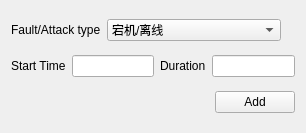
<?xml version="1.0" encoding="UTF-8"?>
<ui version="4.0">
 <class>FATestWidget</class>
 <widget class="QWidget" name="FATestWidget">
  <property name="geometry">
   <rect>
    <x>0</x>
    <y>0</y>
    <width>306</width>
    <height>133</height>
   </rect>
  </property>
  <property name="windowTitle">
   <string>FATestWidget</string>
  </property>
  <layout class="QHBoxLayout" name="horizontalLayout_4">
   <item>
    <layout class="QVBoxLayout" name="verticalLayout">
     <item>
      <layout class="QHBoxLayout" name="horizontalLayout_2">
       <item>
        <widget class="QLabel" name="label">
         <property name="text">
          <string>Fault/Attack type</string>
         </property>
        </widget>
       </item>
       <item>
        <widget class="QComboBox" name="comboBox">
         <item>
          <property name="text">
           <string>宕机/离线</string>
          </property>
         </item>
         <item>
          <property name="text">
           <string>成为主节点时广播错误信息</string>
          </property>
         </item>
         <item>
          <property name="text">
           <string>成为主节点时广播不同信息</string>
          </property>
         </item>
        </widget>
       </item>
       <item>
        <spacer name="horizontalSpacer">
         <property name="orientation">
          <enum>Qt::Horizontal</enum>
         </property>
         <property name="sizeHint" stdset="0">
          <size>
           <width>40</width>
           <height>20</height>
          </size>
         </property>
        </spacer>
       </item>
      </layout>
     </item>
     <item>
      <layout class="QHBoxLayout" name="horizontalLayout">
       <item>
        <widget class="QLabel" name="label_3">
         <property name="text">
          <string>Start Time</string>
         </property>
        </widget>
       </item>
       <item>
        <widget class="QLineEdit" name="lineEdit_2"/>
       </item>
       <item>
        <spacer name="horizontalSpacer_2">
         <property name="orientation">
          <enum>Qt::Horizontal</enum>
         </property>
         <property name="sizeHint" stdset="0">
          <size>
           <width>18</width>
           <height>20</height>
          </size>
         </property>
        </spacer>
       </item>
       <item>
        <widget class="QLabel" name="label_2">
         <property name="text">
          <string>Duration</string>
         </property>
        </widget>
       </item>
       <item>
        <widget class="QLineEdit" name="lineEdit"/>
       </item>
      </layout>
     </item>
     <item>
      <layout class="QHBoxLayout" name="horizontalLayout_3">
       <item>
        <spacer name="horizontalSpacer_3">
         <property name="orientation">
          <enum>Qt::Horizontal</enum>
         </property>
         <property name="sizeHint" stdset="0">
          <size>
           <width>40</width>
           <height>20</height>
          </size>
         </property>
        </spacer>
       </item>
       <item>
        <widget class="QPushButton" name="pushButton">
         <property name="text">
          <string>Add</string>
         </property>
        </widget>
       </item>
      </layout>
     </item>
    </layout>
   </item>
  </layout>
 </widget>
 <layoutdefault spacing="6" margin="11"/>
 <resources/>
 <connections/>
</ui>
